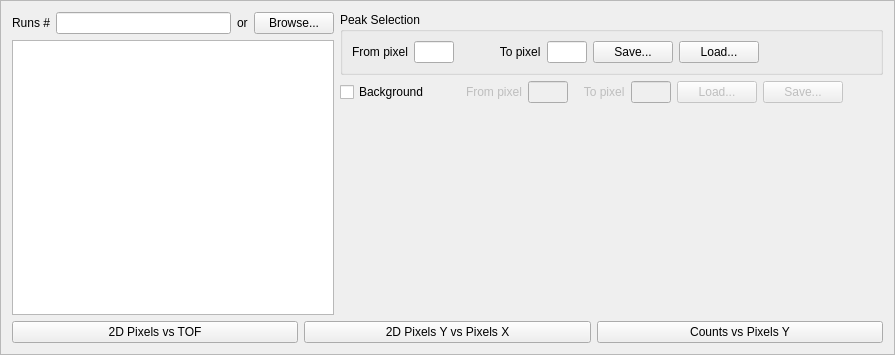
<?xml version="1.0" encoding="UTF-8"?>
<ui version="4.0">
 <class>Frame</class>
 <widget class="QFrame" name="Frame">
  <property name="geometry">
   <rect>
    <x>0</x>
    <y>0</y>
    <width>895</width>
    <height>355</height>
   </rect>
  </property>
  <property name="windowTitle">
   <string>Frame</string>
  </property>
  <property name="frameShape">
   <enum>QFrame::StyledPanel</enum>
  </property>
  <property name="frameShadow">
   <enum>QFrame::Raised</enum>
  </property>
  <layout class="QVBoxLayout" name="verticalLayout_5">
   <item>
    <layout class="QVBoxLayout" name="verticalLayout_3">
     <item>
      <layout class="QHBoxLayout" name="horizontalLayout_11">
       <item>
        <layout class="QVBoxLayout" name="verticalLayout_2">
         <item>
          <layout class="QHBoxLayout" name="horizontalLayout_5">
           <item>
            <widget class="QLabel" name="label_6">
             <property name="text">
              <string>Runs #</string>
             </property>
            </widget>
           </item>
           <item>
            <widget class="QLineEdit" name="lineEdit_4">
             <property name="minimumSize">
              <size>
               <width>100</width>
               <height>0</height>
              </size>
             </property>
             <property name="statusTip">
              <string/>
             </property>
             <property name="text">
              <string/>
             </property>
            </widget>
           </item>
           <item>
            <widget class="QLabel" name="label_9">
             <property name="text">
              <string>or</string>
             </property>
            </widget>
           </item>
           <item>
            <widget class="QPushButton" name="pushButton_4">
             <property name="text">
              <string>Browse...</string>
             </property>
            </widget>
           </item>
          </layout>
         </item>
         <item>
          <widget class="QTableWidget" name="tableWidget"/>
         </item>
        </layout>
       </item>
       <item>
        <layout class="QVBoxLayout" name="verticalLayout_4">
         <item>
          <widget class="QGroupBox" name="groupBox">
           <property name="title">
            <string>Peak Selection</string>
           </property>
           <layout class="QHBoxLayout" name="horizontalLayout">
            <item>
             <layout class="QVBoxLayout" name="verticalLayout">
              <item>
               <layout class="QHBoxLayout" name="horizontalLayout_3">
                <property name="sizeConstraint">
                 <enum>QLayout::SetDefaultConstraint</enum>
                </property>
                <item>
                 <widget class="QLabel" name="label_4">
                  <property name="text">
                   <string>From pixel</string>
                  </property>
                 </widget>
                </item>
                <item>
                 <widget class="QLineEdit" name="norm_peak_from_pixel">
                  <property name="sizePolicy">
                   <sizepolicy hsizetype="Fixed" vsizetype="Fixed">
                    <horstretch>0</horstretch>
                    <verstretch>0</verstretch>
                   </sizepolicy>
                  </property>
                  <property name="minimumSize">
                   <size>
                    <width>40</width>
                    <height>0</height>
                   </size>
                  </property>
                  <property name="maximumSize">
                   <size>
                    <width>40</width>
                    <height>16777215</height>
                   </size>
                  </property>
                 </widget>
                </item>
                <item>
                 <spacer name="horizontalSpacer_13">
                  <property name="orientation">
                   <enum>Qt::Horizontal</enum>
                  </property>
                  <property name="sizeType">
                   <enum>QSizePolicy::Fixed</enum>
                  </property>
                  <property name="sizeHint" stdset="0">
                   <size>
                    <width>30</width>
                    <height>20</height>
                   </size>
                  </property>
                 </spacer>
                </item>
                <item>
                 <widget class="QLabel" name="label_5">
                  <property name="text">
                   <string>   To pixel</string>
                  </property>
                 </widget>
                </item>
                <item>
                 <widget class="QLineEdit" name="norm_peak_to_pixel">
                  <property name="sizePolicy">
                   <sizepolicy hsizetype="Fixed" vsizetype="Fixed">
                    <horstretch>0</horstretch>
                    <verstretch>0</verstretch>
                   </sizepolicy>
                  </property>
                  <property name="minimumSize">
                   <size>
                    <width>40</width>
                    <height>0</height>
                   </size>
                  </property>
                  <property name="maximumSize">
                   <size>
                    <width>40</width>
                    <height>16777215</height>
                   </size>
                  </property>
                 </widget>
                </item>
                <item>
                 <widget class="QPushButton" name="pushButton_11">
                  <property name="text">
                   <string>Save...</string>
                  </property>
                 </widget>
                </item>
                <item>
                 <widget class="QPushButton" name="pushButton_10">
                  <property name="text">
                   <string>Load...</string>
                  </property>
                 </widget>
                </item>
                <item>
                 <spacer name="horizontalSpacer_8">
                  <property name="orientation">
                   <enum>Qt::Horizontal</enum>
                  </property>
                  <property name="sizeHint" stdset="0">
                   <size>
                    <width>40</width>
                    <height>20</height>
                   </size>
                  </property>
                 </spacer>
                </item>
               </layout>
              </item>
             </layout>
            </item>
           </layout>
          </widget>
         </item>
         <item>
          <layout class="QHBoxLayout" name="horizontalLayout_8">
           <item>
            <widget class="QCheckBox" name="norm_background_switch">
             <property name="text">
              <string>Background</string>
             </property>
            </widget>
           </item>
           <item>
            <spacer name="horizontalSpacer_12">
             <property name="orientation">
              <enum>Qt::Horizontal</enum>
             </property>
             <property name="sizeType">
              <enum>QSizePolicy::Fixed</enum>
             </property>
             <property name="sizeHint" stdset="0">
              <size>
               <width>30</width>
               <height>20</height>
              </size>
             </property>
            </spacer>
           </item>
           <item>
            <widget class="QLabel" name="norm_background_from_pixel_label">
             <property name="enabled">
              <bool>false</bool>
             </property>
             <property name="text">
              <string>From pixel</string>
             </property>
            </widget>
           </item>
           <item>
            <widget class="QLineEdit" name="norm_background_from_pixel">
             <property name="enabled">
              <bool>false</bool>
             </property>
             <property name="sizePolicy">
              <sizepolicy hsizetype="Fixed" vsizetype="Fixed">
               <horstretch>0</horstretch>
               <verstretch>0</verstretch>
              </sizepolicy>
             </property>
             <property name="minimumSize">
              <size>
               <width>40</width>
               <height>0</height>
              </size>
             </property>
             <property name="maximumSize">
              <size>
               <width>40</width>
               <height>16777215</height>
              </size>
             </property>
             <property name="baseSize">
              <size>
               <width>0</width>
               <height>0</height>
              </size>
             </property>
            </widget>
           </item>
           <item>
            <widget class="QLabel" name="norm_background_to_pixel_label">
             <property name="enabled">
              <bool>false</bool>
             </property>
             <property name="text">
              <string>   To pixel</string>
             </property>
            </widget>
           </item>
           <item>
            <widget class="QLineEdit" name="norm_background_to_pixel">
             <property name="enabled">
              <bool>false</bool>
             </property>
             <property name="sizePolicy">
              <sizepolicy hsizetype="Fixed" vsizetype="Fixed">
               <horstretch>0</horstretch>
               <verstretch>0</verstretch>
              </sizepolicy>
             </property>
             <property name="minimumSize">
              <size>
               <width>40</width>
               <height>0</height>
              </size>
             </property>
             <property name="maximumSize">
              <size>
               <width>40</width>
               <height>16777215</height>
              </size>
             </property>
            </widget>
           </item>
           <item>
            <widget class="QPushButton" name="norm_background_load_button">
             <property name="enabled">
              <bool>false</bool>
             </property>
             <property name="text">
              <string>Load...</string>
             </property>
            </widget>
           </item>
           <item>
            <widget class="QPushButton" name="norm_background_save_button">
             <property name="enabled">
              <bool>false</bool>
             </property>
             <property name="text">
              <string>Save...</string>
             </property>
            </widget>
           </item>
           <item>
            <spacer name="horizontalSpacer_2">
             <property name="orientation">
              <enum>Qt::Horizontal</enum>
             </property>
             <property name="sizeHint" stdset="0">
              <size>
               <width>40</width>
               <height>20</height>
              </size>
             </property>
            </spacer>
           </item>
          </layout>
         </item>
         <item>
          <spacer name="verticalSpacer_2">
           <property name="orientation">
            <enum>Qt::Vertical</enum>
           </property>
           <property name="sizeType">
            <enum>QSizePolicy::Expanding</enum>
           </property>
           <property name="sizeHint" stdset="0">
            <size>
             <width>20</width>
             <height>40</height>
            </size>
           </property>
          </spacer>
         </item>
        </layout>
       </item>
      </layout>
     </item>
     <item>
      <layout class="QHBoxLayout" name="horizontalLayout_7">
       <item>
        <widget class="QPushButton" name="pushButton_5">
         <property name="text">
          <string>2D Pixels vs TOF</string>
         </property>
        </widget>
       </item>
       <item>
        <widget class="QPushButton" name="pushButton_7">
         <property name="text">
          <string>2D Pixels Y vs Pixels X</string>
         </property>
        </widget>
       </item>
       <item>
        <widget class="QPushButton" name="pushButton_12">
         <property name="text">
          <string>Counts vs Pixels Y</string>
         </property>
        </widget>
       </item>
      </layout>
     </item>
    </layout>
   </item>
  </layout>
 </widget>
 <resources/>
 <connections/>
</ui>
